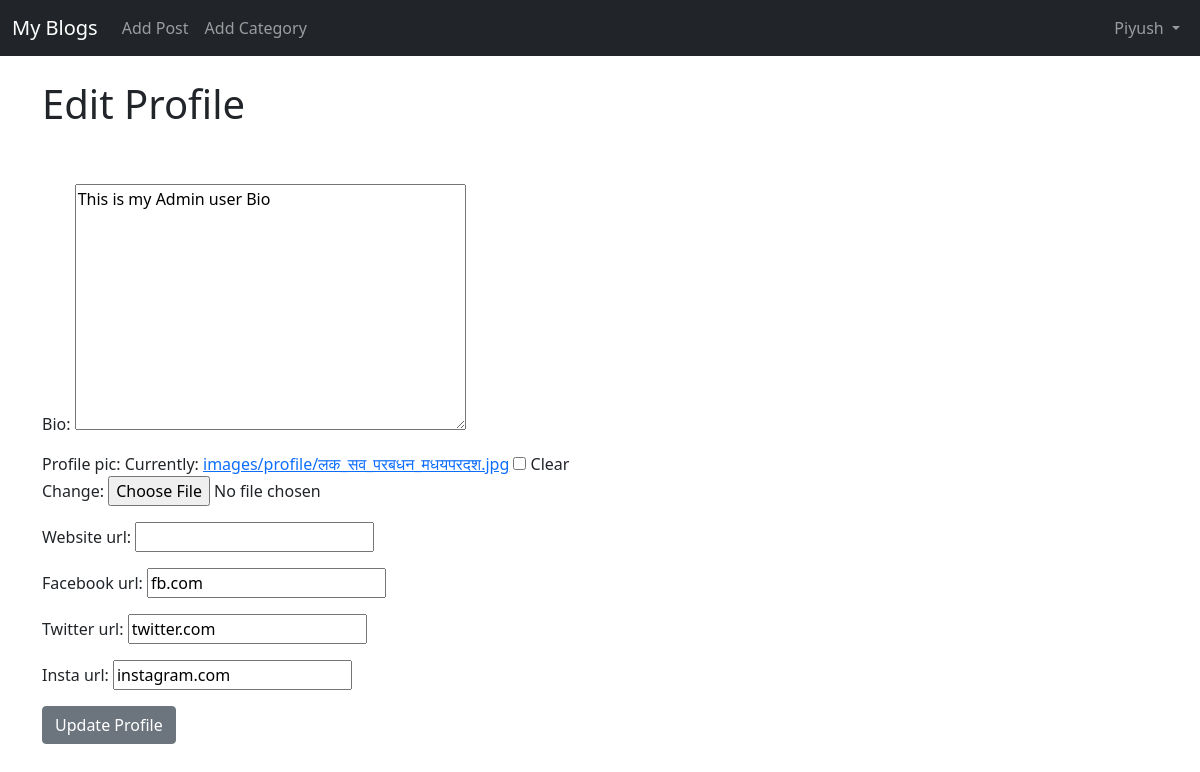
Page /members/1/edit_profile_page/ (signed in) on the committed database.
### theblog/models.py (models this page shows, shortened)
class UserProfile(models.Model):
    user = models.OneToOneField(User,null=True, on_delete=models.CASCADE)
    bio = models.TextField()
    profile_pic = models.ImageField(null=True, blank=True, upload_to="images/profile/")
    website_url = models.CharField(max_length=255, null=True, blank=True)
    facebook_url = models.CharField(max_length=255, null=True, blank=True)
    twitter_url = models.CharField(max_length=255, null=True, blank=True)
    insta_url = models.CharField(max_length=255, null=True, blank=True)

### members/views.py (the view)
# urls.py: path("<int:pk>/edit_profile_page/", EditProfilePageView.as_view(), name="edit_profile_page"),
class EditProfilePageView(generic.UpdateView):
    model = UserProfile
    template_name = "registration/edit_profile_page.html"
    fields = ["bio", "profile_pic", "website_url", "facebook_url", "twitter_url", "insta_url",]
    success_url = reverse_lazy('home')

### members/templates/registration/edit_profile_page.html (shortened to what this page needs)
{% extends 'base.html' %}
{% block content %}
{% if user %}
    {% if user.is_authenticated %}
        {% if user.id == userprofile.user.id %}
            <h1>Edit Profile</h1>
            <br><br>
            <div class="form-group">
                <form method="POST" enctype="multipart/form-data">
                    {{form.as_p}}
                    <button class="btn btn-secondary">Update Profile</button>
                </form>
            </div>
        {% else %}
            Please log in with your id
        {% endif %}
    {% else %}
        You are not Logged in....... Log In first!
    {% endif %}
{% endif %}
{% endblock %}

### theblog/templates/base.html (shortened to what this page needs)
<!doctype html>
<html lang="en">
  <head>
    <link href="https://cdn.jsdelivr.net/npm/bootstrap@5.1.3/dist/css/bootstrap.min.css" rel="stylesheet">
  </head>
  <body class="mb-3">
  <nav class="navbar navbar-expand-lg navbar-dark bg-dark">
    <div class="container-fluid">
      <a class="navbar-brand" href="{% url 'home' %}">My Blogs</a>
      <div class="collapse navbar-collapse" id="navbarSupportedContent">
        <ul class="navbar-nav me-auto mb-2 mb-lg-0">
          {% if user.is_authenticated %}
            <li class="nav-item">
              <a class="nav-link" href="{% url 'add_post' %}">Add Post</a>
            </li>
            <li class="nav-item">
              <a class="nav-link" href="{% url 'add_category' %}">Add Category</a>
            </li>
          {% endif %}
        </ul>
      {% if user.is_authenticated %}
          {% if user.userprofile.id %}
            <ul class="navbar-nav ml-auto mb-2 mb-lg-0">
                <li class="nav-item dropdown">
                  <a class="nav-link dropdown-toggle" href="#" id="navbarDropdown" role="button" data-bs-toggle="dropdown" aria-expanded="false">
                    {{ user.first_name }}
                  </a>
                </li>
            </ul>
          {% endif %}
      {% endif %}
      </div>
    </div>
  </nav>
  <br>
  <div class="container">
    {% block content %}
    {% endblock %}
  </div>
  </body>
</html>

### rows in the picture
UserProfile: bio "This is my Admin user Bio", facebook_url "fb.com", twitter_url "twitter.com", insta_url "instagram.com"

### other values in the picture
{{ user.first_name }} "Piyush"
